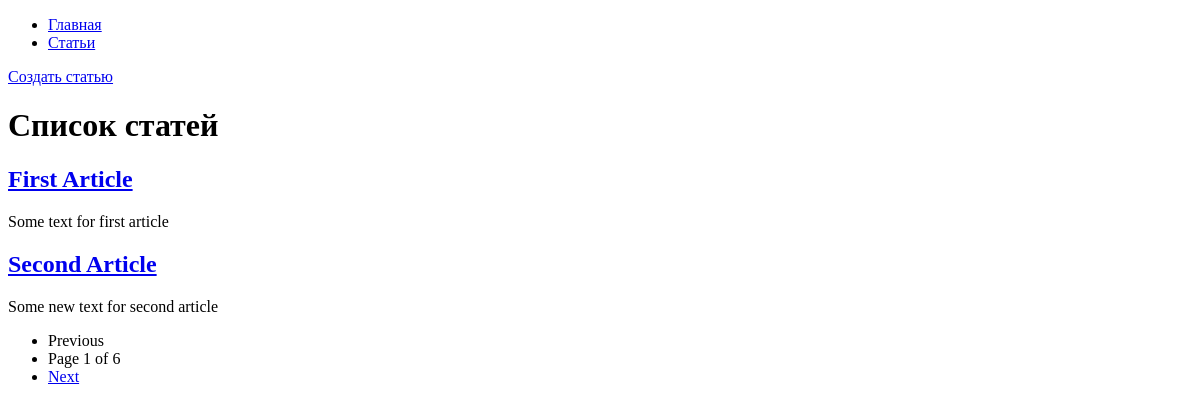
The page /articles/ on the database as committed earlier.
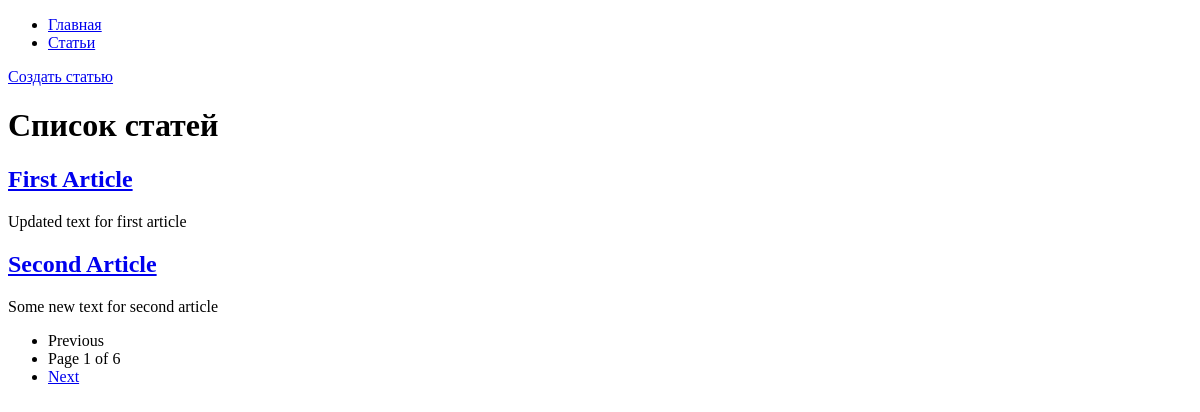
The same page on the database as committed later.
### hexlet_django_blog/articles/models.py (models this page shows, shortened)
class Article(models.Model):
    name = models.CharField(max_length=200)
    body = models.TextField()
    created_at = models.DateTimeField(auto_now_add=True)
    updated_at = models.DateTimeField(auto_now=True)

### hexlet_django_blog/articles/views.py (the view)
# urls.py: path("", IndexView.as_view(), name="articles_index"),
class IndexView(ListView):
    model = Article
    template_name = "articles/index.html"
    context_object_name = "articles"
    paginate_by = 2

### hexlet_django_blog/templates/articles/index.html
{% extends "base.html" %}
{% block content %}
    <a href="{% url "articles:articles_create" %}">Создать статью</a>
    <h1>Список статей</h1>
    {% for article in articles %}
        <h2><a href="{% url "articles:article_detail" article.id %}">{{ article.name }}</a></h2>
        <div>{{ article.body|slice:":200" }}</div>
    {% endfor %}
{% if page_obj.has_previous or page_obj.has_next %}
    <nav>
        <ul class="pagination">
            {% if page_obj.has_previous %}
                <li><a href="?page={{ page_obj.previous_page_number }}">Previous</a></li>
            {% else %}
                <li class="disabled"><span>Previous</span></li>
            {% endif %}
            <li><span>Page {{ page_obj.number }} of {{ paginator.num_pages }}</span></li>
            {% if page_obj.has_next %}
                <li><a href="?page={{ page_obj.next_page_number }}">Next</a></li>
            {% else %}
                <li class="disabled"><span>Next</span></li>
            {% endif %}
        </ul>
    </nav>
{% endif %}
{% endblock %}

Rows that differ between the two databases and show on the page:
changed Article "First Article": body "Some text for first article" → "Updated text for first article"
